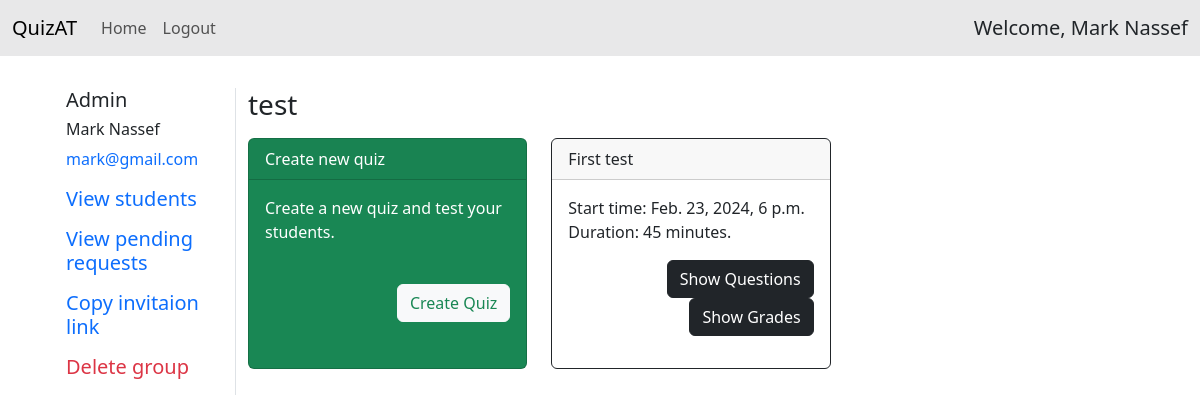
The app's page /groups/3/ (signed in), older data.
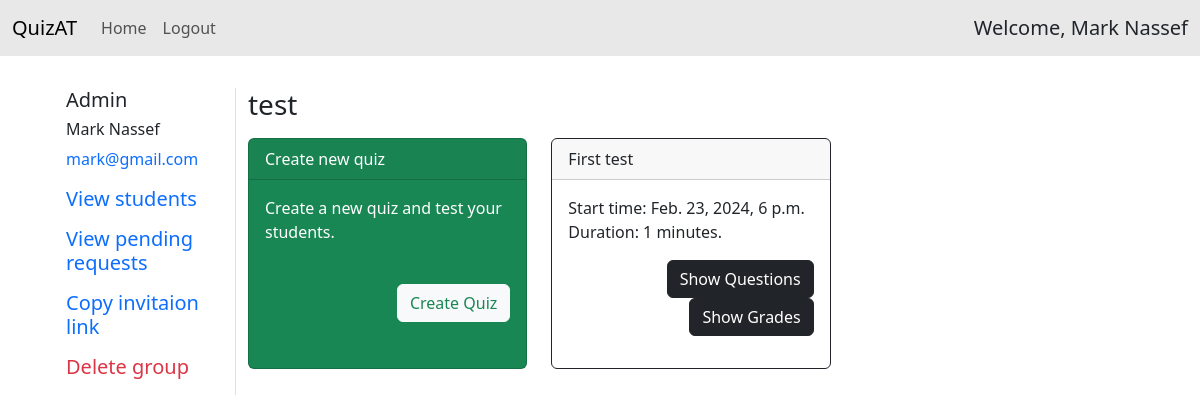
The same page, newer data.
### quizzes/models.py (models this page shows, shortened)
class Quiz(models.Model):
    title = models.CharField(max_length=255, default='--')
    start_time = models.DateTimeField(default=timezone.now)
    duration = models.DurationField()
    group = models.ForeignKey(Group, on_delete=models.CASCADE, default=None)
    def get_duration_in_minutes(self) -> int:
        return self.duration.seconds // 60

### groups/views.py (the view)
# urls.py: path('<int:pk>/', views.GroupDetailView.as_view(), name="group"),
class GroupDetailView(LoginRequiredMixin, DetailView):
    model = Group
    template_name = 'groups/detail.html'
    def get_context_data(self, **kwargs):
        context =  super().get_context_data(**kwargs)
        context["now"] = datetime.datetime.now()
        return context
    def get(self, request, *args, **kwargs):
        if request.user == self.get_object().admin or self.get_object().members.contains(request.user):
            return super().get(request, *args, **kwargs)
        return HttpResponse("You are not allowed to view this group.", status=401)

### groups/templates/groups/detail.html (shortened to what this page needs)
{% extends "base.html" %}
{% block content %}
<div class="row">
    <div class="col-2 border-end">
        <div class="mb-3">
            <h3 class="display-4 fs-5">Admin</h3>
            <h3 class="display-4 fs-6">{{group.admin.full_name}}</h3>
            <a class="display-4 fs-6 text-decoration-none" href="mailto:{{group.admin.email}}">{{group.admin.email}}</a>
        </div>
        {% if user == group.admin %}
        <div class="mb-3">
            <a class="text-decoration-none" id="view-students" data-bs-toggle="modal" data-bs-target="#membersModal" href="#">
                <h3 class="display-4 fs-5">View students</h3>
            </a>
        </div>
        <div class="mb-3">
            <a class="text-decoration-none" id="view-pending-requests" data-bs-toggle="modal" data-bs-target="#PendingRequestsModal" href="#">
                <h3 class="display-4 fs-5">View pending requests</h3>
            </a>
        </div>
        {% endif %}
        <div class="mb-3">
            <a class="text-decoration-none" data-bs-toggle="modal" data-bs-target="#CopyLinkModal" href="#">
                <h3 class="display-4 fs-5">Copy invitaion link</h3>
            </a>
        </div>
        {% if user == group.admin %}
        <div class="mb-3">
            <a class="text-decoration-none text-danger" data-bs-toggle="modal" data-bs-target="#deleteModal" href="#">
                <h3 class="display-4 fs-5">Delete group</h3>
            </a>
        </div>
        {% endif %}
    </div>
    <div class="col-10">
        <h1 class="display-4 fs-3 mb-3">{{group.name}}</h1>
        <div class="row row-cols-1 row-cols-md-3 g-4">
            <div class="col">
                <div class="card text-bg-success mb-3 h-100">
                    <div class="card-header">Create new quiz</div>
                    <div class="card-body">
                        <p class="card-text">Create a new quiz and test your students.</p>
                        <br>
                        <div class="text-end">
                            <a href="{% url "quizzes:QuizCreateView" group.id %}" class="btn btn-light text-success">Create Quiz</a>
                        </div>
                    </div>
                </div>
            </div>
            {% for quiz in group.quiz_set.all %}
            <div class="col">
                <div class="card border-dark mb-3 h-100">
                    <div class="card-header">{{quiz.title}}</div>
                    <div class="card-body">
                        <p class="card-text">Start time: {{quiz.start_time}}<br> Duration: {{quiz.get_duration_in_minutes}} minutes.</p>
                        <div class="text-end">
                            {% if quiz.group.admin != user %}
                                {% if quiz.start_time|date:"Y-m-d H:i:s" < now|date:"Y-m-d H:i:s" %}
                                    <a href="{% url "quizzes:QuizDetailView" quiz.id %}" class="btn btn-dark">Start Quiz</a>
                                {% endif %}
                            {% else %}
                                <a href="{% url "quizzes:ShowQuestions" quiz.id %}" class="btn btn-dark">Show Questions</a>
                                <a href="{% url "quizzes:ShowGrades" quiz.id %}" class="btn btn-dark">Show Grades</a>
                            {% endif %}
                            </div>
                    </div>
                </div>
            </div>
            {% endfor %}
        </div>
    </div>
</div>
{% endblock content %}

Row changes from the older to the newer data that the page shows:
changed Quiz "First test": get_duration_in_minutes "45" → "1"
